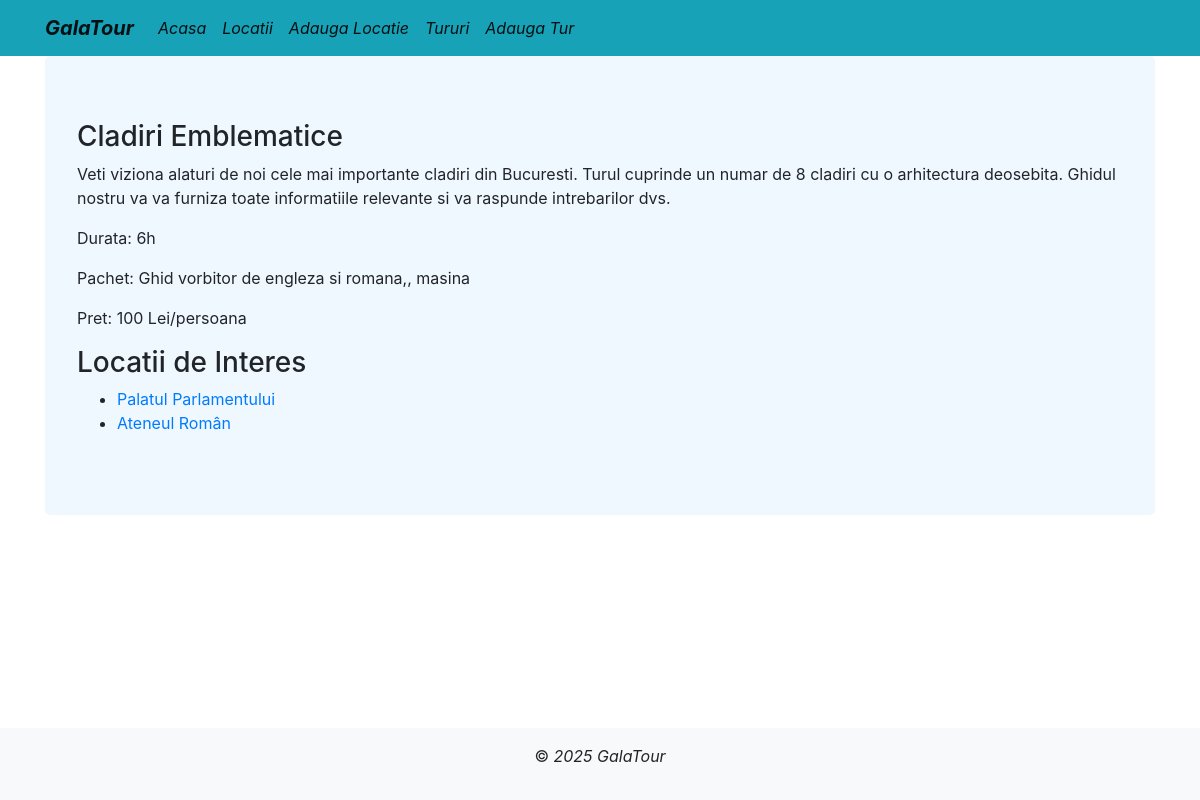
The app's page /tururi/2/, older data.
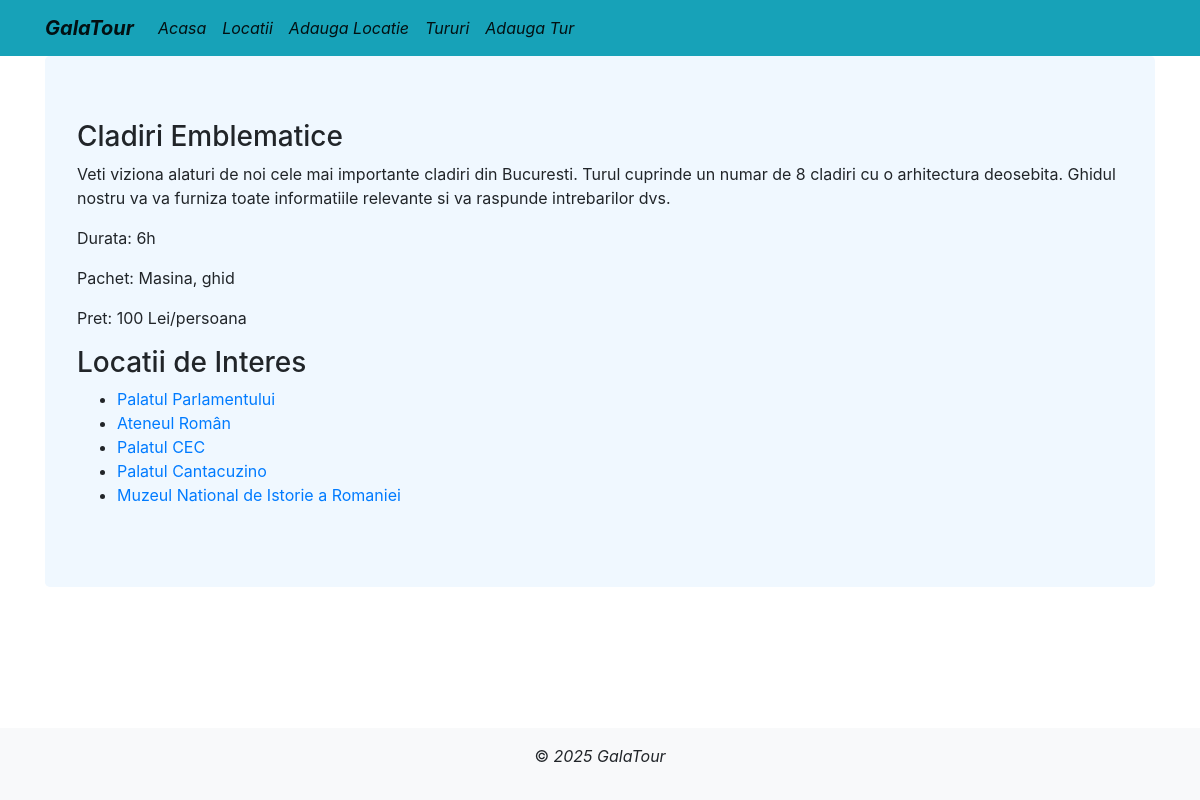
The same page, newer data.
### locatii/models.py (models this page shows, shortened)
class Tur(models.Model):
    class Meta:
        verbose_name_plural = 'Tururi'
    OPTIUNI_TIP_TUR = [
            ('predefinit', 'Predefinit'),
            ('personalizat', 'Personalizat')
        ]
    nume = CharField(max_length=128, blank=True, null=True)
    descriere = TextField(blank=True, null=True)
    locatii = ManyToManyField(Locatie, related_name='tururi')
    type = CharField(max_length=40, choices=OPTIUNI_TIP_TUR, default='predefinit' )
    durata= CharField(max_length=128, blank=True, null=True)
    pret = CharField(max_length=256, blank=True, null=True)
    pachet = TextField(blank=True, null=True)
    imagine_tur = ImageField(upload_to='imagini', blank=True, null=True)

class Locatie(models.Model):
    class Meta:
        verbose_name_plural = 'Locatii'
    nume = CharField(max_length=128)
    descriere = TextField(blank=True, null=True)
    oras = ForeignKey(Oras, on_delete=CASCADE, related_name='locatii')
    judet = ForeignKey(Judet, on_delete=CASCADE, related_name='locatii')
    imagine_locatie = ImageField(upload_to='imagini', blank=True, null=True)

### locatii/views.py (the view)
# urls.py: path('tururi/<int:tur_id>/', views.detalii_tur, name='detalii_tur'),
def detalii_tur(request, tur_id):
    tur = get_object_or_404(Tur, id=tur_id)
    locatii = tur.locatii.all()
    return render(request, 'detalii_tur.html', {'tur': tur, 'locatii': locatii})

### locatii/templates/detalii_tur.html (shortened to what this page needs)
<!DOCTYPE html>
<html lang="en">
<head>
</head>
<body>
    {% extends 'base.html' %}
    {% block content %}
    <h3>{{tur.nume}}</h3>
    <p>{{tur.descriere}}</p>
    <p>Durata: {{tur.durata }}</p>
    <p>Pachet: {{ tur.pachet }}</p>
    <p>Pret: {{ tur.pret }}</p>
    <h3>Locatii de Interes</h3>
    <ul>
      {% for locatie in tur.locatii.all %}
          <li>
              <a href="{% url 'detalii_locatie' locatie.id %}" >{{ locatie.nume }}</a>
          </li>
      {% endfor %}
    </ul>
    {% endblock %}

Row changes from the older to the newer data that the page shows:
changed Tur "Cladiri Emblematice": pachet "Ghid vorbitor de engleza si romana,, masina" → "Masina, ghid"
added Locatie: nume "Palatul CEC"
added Locatie: nume "Palatul Cantacuzino"
added Locatie: nume "Muzeul National de Istorie a Romaniei"
